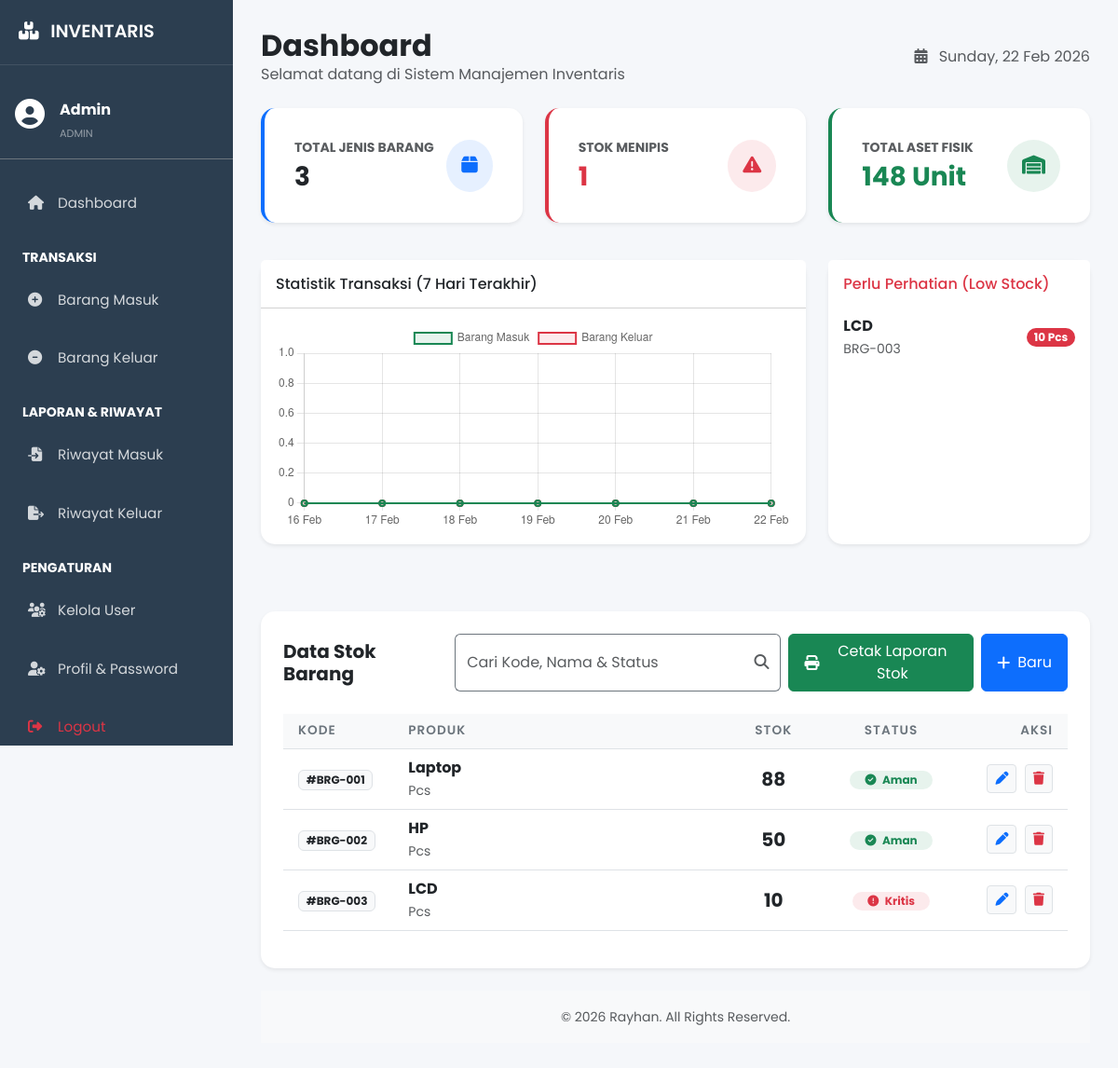
/index.php (signed in), run on the app's committed database.
### tables this page shows
CREATE TABLE `barang` (
  `id` int(11) NOT NULL,
  `kode_barang` varchar(20) DEFAULT NULL,
  `nama_barang` varchar(100) DEFAULT NULL,
  `stok` int(11) DEFAULT 0,
  `satuan` varchar(20) DEFAULT NULL,
  `created_at` timestamp NOT NULL DEFAULT current_timestamp()
);

### index.php (the view, shortened to what this page needs)
<?php
include 'layout/header.php';
include 'layout/sidebar.php';
$total_barang = mysqli_fetch_assoc(mysqli_query($conn, "SELECT COUNT(*) as total FROM barang"))['total'];
$stok_krisis  = mysqli_fetch_assoc(mysqli_query($conn, "SELECT COUNT(*) as krisis FROM barang WHERE stok <= 10"))['krisis'];
$aset         = mysqli_fetch_assoc(mysqli_query($conn, "SELECT SUM(stok) as total_aset FROM barang"))['total_aset'];
?>
    <div class="d-flex justify-content-between align-items-center mb-4">
        <div>
            <h2 class="fw-bold mb-0 text-dark">Dashboard</h2>
            <p class="text-muted mb-0">Selamat datang di Sistem Manajemen Inventaris</p>
        </div>
        <div class="date text-muted">
            <i class="fas fa-calendar-alt me-2"></i> <?= date('l, d M Y'); ?>
        </div>
    </div>
    <div class="row mb-4">
        <div class="col-md-4">
            <div class="card card-stat p-3 mb-3 border-start border-4 border-primary shadow-sm">
                <div class="card-body">
                    <div class="d-flex justify-content-between align-items-center">
                        <div>
                            <p class="text-muted mb-1 small text-uppercase fw-bold">Total Jenis Barang</p>
                            <h3 class="fw-bold text-dark mb-0"><?= $total_barang; ?></h3>
                        </div>
                        <div class="icon-box bg-primary bg-opacity-10 p-3 rounded-circle text-primary">
                            <i class="fas fa-box fa-lg"></i>
                        </div>
                    </div>
                </div>
            </div>
        </div>
        <div class="col-md-4">
            <div class="card card-stat p-3 mb-3 border-start border-4 border-danger shadow-sm">
                <div class="card-body">
                    <div class="d-flex justify-content-between align-items-center">
                        <div>
                            <p class="text-muted mb-1 small text-uppercase fw-bold">Stok Menipis</p>
                            <h3 class="fw-bold text-danger mb-0"><?= $stok_krisis; ?></h3>
                        </div>
                        <div class="icon-box bg-danger bg-opacity-10 p-3 rounded-circle text-danger">
                            <i class="fas fa-exclamation-triangle fa-lg"></i>
                        </div>
                    </div>
                </div>
            </div>
        </div>
        <div class="col-md-4">
            <div class="card card-stat p-3 mb-3 border-start border-4 border-success shadow-sm">
                <div class="card-body">
                    <div class="d-flex justify-content-between align-items-center">
                        <div>
                            <p class="text-muted mb-1 small text-uppercase fw-bold">Total Aset Fisik</p>
                            <h3 class="fw-bold text-success mb-0"><?= $aset; ?> Unit</h3>
                        </div>
                        <div class="icon-box bg-success bg-opacity-10 p-3 rounded-circle text-success">
                            <i class="fas fa-warehouse fa-lg"></i>
                        </div>
                    </div>
                </div>
            </div>
        </div>
    </div>
    <div class="row mb-5">
        <div class="col-lg-8 mb-4">
            <div class="card border-0 shadow-sm h-100">
                <div class="card-header bg-white py-3">
                    <h6 class="m-0 font-weight-bold text-dark">Statistik Transaksi (7 Hari Terakhir)</h6>
                </div>
                <div class="card-body">
                    <canvas id="myChart" height="120"></canvas>
                </div>
            </div>
        </div>
        <div class="col-lg-4 mb-4">
            <div class="card border-0 shadow-sm h-100">
                <div class="card-header bg-white py-3 border-bottom-0">
                    <h6 class="m-0 font-weight-bold text-danger">Perlu Perhatian (Low Stock)</h6>
                </div>
                <div class="list-group list-group-flush">
                    <?php
                    $limit = mysqli_query($conn, "SELECT * FROM barang WHERE stok <= 10 ORDER BY stok ASC LIMIT 5");
                    if(mysqli_num_rows($limit) == 0):
                        echo "<div class='p-4 text-center text-muted small'>Semua stok aman!</div>";
                    else:
                        while($l = mysqli_fetch_array($limit)):
                    ?>
                        <div class="list-group-item d-flex justify-content-between align-items-center">
                            <div>
                                <span class="fw-bold d-block"><?= $l['nama_barang']; ?></span>
                                <small class="text-muted"><?= $l['kode_barang']; ?></small>
                            </div>
                            <span class="badge bg-danger rounded-pill"><?= $l['stok']; ?> <?= $l['satuan']; ?></span>
                        </div>
                    <?php
                        endwhile;
                    endif;
                    ?>
                </div>
            </div>
        </div>
    </div>
    <div class="card p-4 shadow-sm">
        <div class="d-flex flex-column flex-md-row justify-content-between align-items-center mb-4 gap-3">
            <h5 class="fw-bold mb-0 text-dark">Data Stok Barang</h5>
            <div class="d-flex gap-2">
                <form action="" method="GET" class="d-flex">
                    <div class="input-group">
                        <input type="text" name="keyword" class="form-control border-end-0 rounded-start border-secondary"
                               placeholder="Cari Kode, Nama & Status"
                               value="<?= isset($_GET['keyword']) ? $_GET['keyword'] : '' ?>">
                        <button class="btn btn-outline-secondary border-start-0 bg-white" type="submit">
                            <i class="fas fa-search text-muted"></i>
                        </button>
                    </div>
                </form>
                <a href="pages/cetak_stok.php" target="_blank" class="btn btn-success rounded px-3 d-flex align-items-center" title="Cetak Laporan">
                    <i class="fas fa-print me-2"></i> Cetak Laporan Stok
                </a>
                <?php if($_SESSION['role'] == 'admin'): ?>
                <a href="tambah.php" class="btn btn-primary rounded px-3 d-flex align-items-center">
                    <i class="fas fa-plus me-2"></i> Baru
                </a>
                <?php endif; ?>
            </div>
        </div>
        <div class="table-responsive">
            <table class="table align-middle table-hover">
                <thead class="bg-light">
                    <tr>
                        <th width="15%" class="ps-3">Kode</th>
                        <th >Produk</th>
                        <th width="15%" class="text-center">Stok</th>
                        <th width="15%" class="text-center">Status</th>
                        <?php if($_SESSION['role'] == 'admin'): ?>
                            <th width="15%" class="text-end pe-3">Aksi</th>
                        <?php endif; ?>
                    </tr>
                </thead>
                <tbody>
                    <?php
                    if(isset($_GET['keyword'])) {
                        $keyword = $_GET['keyword'];
                        $keyword = mysqli_real_escape_string($conn, $keyword);
                        $extra_logic = "";
                        if(strtolower($keyword) == 'kritis' || strtolower($keyword) == 'low') {
                            $extra_logic = " OR stok <= 10";
                        } elseif(strtolower($keyword) == 'aman') {
                            $extra_logic = " OR stok > 10";
                        }
                        $query_sql = "SELECT * FROM barang
                                    WHERE (kode_barang LIKE '%$keyword%'
                                    OR nama_barang LIKE '%$keyword%'
                                    $extra_logic)
                                    ORDER BY id DESC";
                    } else {
                        $query_sql = "SELECT * FROM barang ORDER BY id ASC LIMIT 10";
                    }
                    $query = mysqli_query($conn, $query_sql);
                    if(mysqli_num_rows($query) == 0):
                    ?>
                        <tr>
                            <td colspan="<?= ($_SESSION['role'] == 'admin') ? 5 : 4; ?>" class="text-center py-5 text-muted">
                                <i class="fas fa-search fa-3x mb-3 opacity-25"></i><br>
                                Data tidak ditemukan.
                            </td>
                        </tr>
                    <?php
                    else:
                        while($row = mysqli_fetch_array($query)):
                    ?>
                    <tr>
                        <td class="ps-3 text-muted fw-bold">
                            <span class="badge bg-light text-dark border">#<?= $row['kode_barang']; ?></span>
                        </td>
                        <td>
                            <span class="fw-bold text-dark"><?= $row['nama_barang']; ?></span><br>
                            <small class="text-muted"><?= $row['satuan']; ?></small>
                        </td>
                        <td class="text-center fw-bold fs-5"><?= $row['stok']; ?></td>
                        <td class="text-center">
                            <?php if($row['stok'] <= 10): ?>
                                <span class="badge bg-danger bg-opacity-10 text-danger px-3 py-1 rounded-pill">
                                    <i class="fas fa-exclamation-circle me-1"></i> Kritis
                                </span>
                            <?php else: ?>
                                <span class="badge bg-success bg-opacity-10 text-success px-3 py-1 rounded-pill">
                                    <i class="fas fa-check-circle me-1"></i> Aman
                                </span>
                            <?php endif; ?>
                        </td>
                        <?php if($_SESSION['role'] == 'admin'): ?>
                        <td class="text-end pe-3">
                            <a href="edit.php?id=<?= $row['id']; ?>" class="btn btn-sm btn-light text-primary border me-1" title="Edit">
                                <i class="fas fa-pen"></i>
                            </a>
                            <a href="hapus.php?id=<?= $row['id']; ?>" class="btn btn-sm btn-light text-danger border" onclick="return confirm('Hapus?')" title="Hapus">
                                <i class="fas fa-trash"></i>
                            </a>
                        </td>
                        <?php endif; ?>
                    </tr>
                    <?php
                        endwhile;
                    endif;
                    ?>
                </tbody>
            </table>
        </div>
    </div>
<?php
$labels = [];
$data_masuk = [];
$data_keluar = [];
for ($i = 6; $i >= 0; $i--) {
    $tgl = date('Y-m-d', strtotime("-$i days"));
    $labels[] = date('d M', strtotime($tgl));
    $q_masuk = mysqli_query($conn, "SELECT SUM(jumlah) as total FROM barang_masuk WHERE tanggal = '$tgl'");
    $h_masuk = mysqli_fetch_assoc($q_masuk);
    $data_masuk[] = $h_masuk['total'] ? $h_masuk['total'] : 0;
    $q_keluar = mysqli_query($conn, "SELECT SUM(jumlah) as total FROM barang_keluar WHERE tanggal = '$tgl'");
    $h_keluar = mysqli_fetch_assoc($q_keluar);
    $data_keluar[] = $h_keluar['total'] ? $h_keluar['total'] : 0;
}
?>
<script>
    const ctx = document.getElementById('myChart');
    new Chart(ctx, {
        type: 'line',
        data: {
            labels: <?= json_encode($labels); ?>,
            datasets: [
                {
                    label: 'Barang Masuk',
                    data: <?= json_encode($data_masuk); ?>,
                    borderColor: '#198754',
                    backgroundColor: 'rgba(25, 135, 84, 0.1)',
                    borderWidth: 2, tension: 0.4, fill: true
                },
                {
                    label: 'Barang Keluar',
                    data: <?= json_encode($data_keluar); ?>,
                    borderColor: '#dc3545',
                    backgroundColor: 'rgba(220, 53, 69, 0.1)',
                    borderWidth: 2, tension: 0.4, fill: true
                }
            ]
        },
        options: {
            responsive: true,
            plugins: { legend: { position: 'top' } },
            scales: { y: { beginAtZero: true } }
        }
    });
</script>
<?php include 'layout/footer.php'; ?>

### assets/css/style.css (style rules this page uses)
body { font-family: "Poppins", sans-serif; background-color: #f5f7fa; overflow-x: hidden; }
.card { border: none; border-radius: 15px; box-shadow: 0 5px 15px rgba(0, 0, 0, 0.05); transition: transform 0.3s; }
.table thead th { background-color: #f8f9fa; border-top: none; color: #6c757d; font-weight: 600; font-size: 0.85rem; text-transform: uppercase; letter-spacing: 1px; }

### data on the page
barang: nama_barang "LCD", kode_barang "BRG-003", stok "10", satuan "Pcs", shows "Kritis"
barang: kode_barang "BRG-001", nama_barang "Laptop", satuan "Pcs", stok "88", shows "Aman"
barang: kode_barang "BRG-002", nama_barang "HP", satuan "Pcs", stok "50", shows "Aman"

### other printed values
$_SESSION['nama'] "Admin"
$_SESSION['role'] "ADMIN"
$total_barang "3"
$stok_krisis "1"
$aset "148"
chart data {{ json_encode($data_masuk) }} [0,0,0,0,0,0,0]
chart data {{ json_encode($data_keluar) }} [0,0,0,0,0,0,0]
